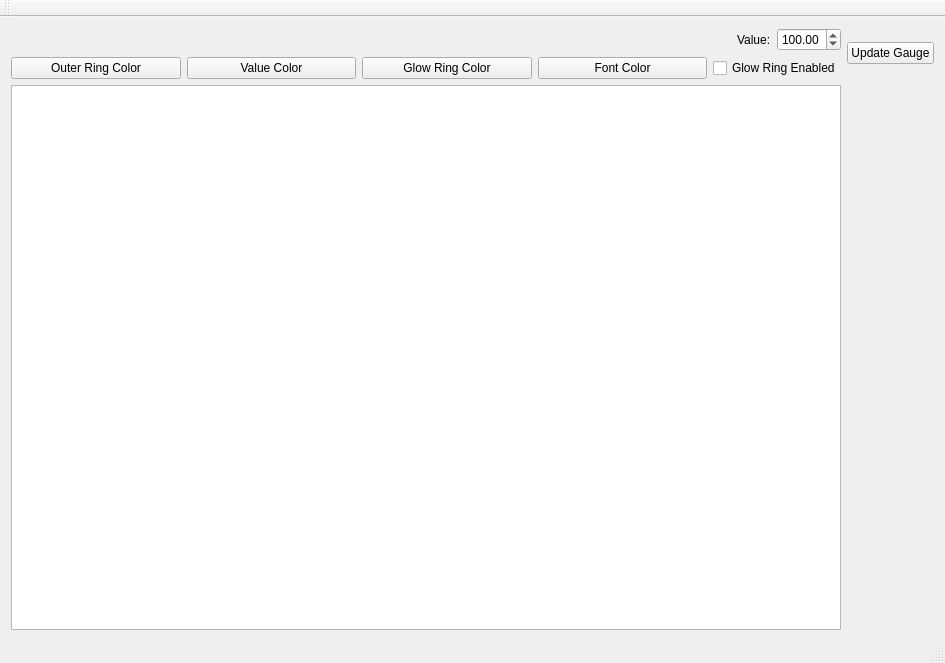
<?xml version="1.0" encoding="UTF-8"?>
<ui version="4.0">
 <class>MainWindow</class>
 <widget class="QMainWindow" name="MainWindow">
  <property name="geometry">
   <rect>
    <x>0</x>
    <y>0</y>
    <width>945</width>
    <height>663</height>
   </rect>
  </property>
  <property name="windowTitle">
   <string>Round Gauge</string>
  </property>
  <widget class="QWidget" name="centralWidget">
   <layout class="QGridLayout" name="gridLayout">
    <item row="0" column="2">
     <widget class="QDoubleSpinBox" name="doubleSpinBox">
      <property name="minimum">
       <double>-50.000000000000000</double>
      </property>
      <property name="maximum">
       <double>200.000000000000000</double>
      </property>
      <property name="value">
       <double>100.000000000000000</double>
      </property>
     </widget>
    </item>
    <item row="0" column="3" rowspan="2">
     <widget class="QPushButton" name="pushButton">
      <property name="text">
       <string>Update Gauge</string>
      </property>
     </widget>
    </item>
    <item row="1" column="0" colspan="3">
     <layout class="QHBoxLayout" name="horizontalLayout" stretch="1,1,1,1,0">
      <item>
       <widget class="QPushButton" name="outerRingColorButton">
        <property name="text">
         <string>Outer Ring Color</string>
        </property>
       </widget>
      </item>
      <item>
       <widget class="QPushButton" name="valueColorButton">
        <property name="styleSheet">
         <string notr="true"/>
        </property>
        <property name="text">
         <string>Value Color</string>
        </property>
       </widget>
      </item>
      <item>
       <widget class="QPushButton" name="glowRingColorButton">
        <property name="text">
         <string>Glow Ring Color</string>
        </property>
       </widget>
      </item>
      <item>
       <widget class="QPushButton" name="fontColorButton">
        <property name="text">
         <string>Font Color</string>
        </property>
       </widget>
      </item>
      <item>
       <widget class="QCheckBox" name="glowRingEnabledCheck">
        <property name="text">
         <string>Glow Ring Enabled</string>
        </property>
       </widget>
      </item>
     </layout>
    </item>
    <item row="2" column="0" colspan="3">
     <widget class="QGraphicsView" name="graphicsView">
      <property name="verticalScrollBarPolicy">
       <enum>Qt::ScrollBarAlwaysOff</enum>
      </property>
      <property name="horizontalScrollBarPolicy">
       <enum>Qt::ScrollBarAlwaysOff</enum>
      </property>
      <property name="sizeAdjustPolicy">
       <enum>QAbstractScrollArea::AdjustToContents</enum>
      </property>
     </widget>
    </item>
    <item row="0" column="0">
     <spacer name="horizontalSpacer">
      <property name="orientation">
       <enum>Qt::Horizontal</enum>
      </property>
      <property name="sizeHint" stdset="0">
       <size>
        <width>40</width>
        <height>20</height>
       </size>
      </property>
     </spacer>
    </item>
    <item row="0" column="1">
     <widget class="QLabel" name="label">
      <property name="text">
       <string>Value:</string>
      </property>
     </widget>
    </item>
   </layout>
  </widget>
  <widget class="QMenuBar" name="menuBar">
   <property name="geometry">
    <rect>
     <x>0</x>
     <y>0</y>
     <width>945</width>
     <height>21</height>
    </rect>
   </property>
  </widget>
  <widget class="QToolBar" name="mainToolBar">
   <attribute name="toolBarArea">
    <enum>TopToolBarArea</enum>
   </attribute>
   <attribute name="toolBarBreak">
    <bool>false</bool>
   </attribute>
  </widget>
  <widget class="QStatusBar" name="statusBar"/>
 </widget>
 <layoutdefault spacing="6" margin="11"/>
 <resources/>
 <connections/>
</ui>
